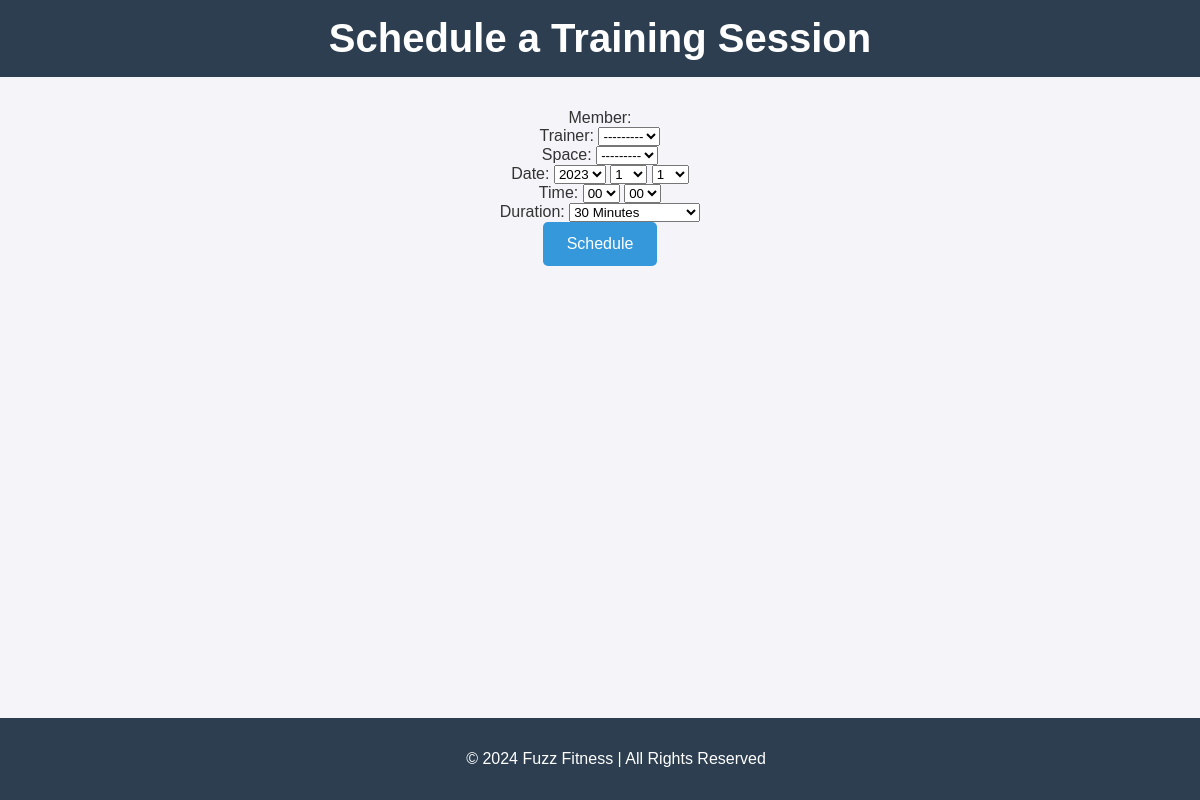
The app's page /schedule-training-session/, older data.
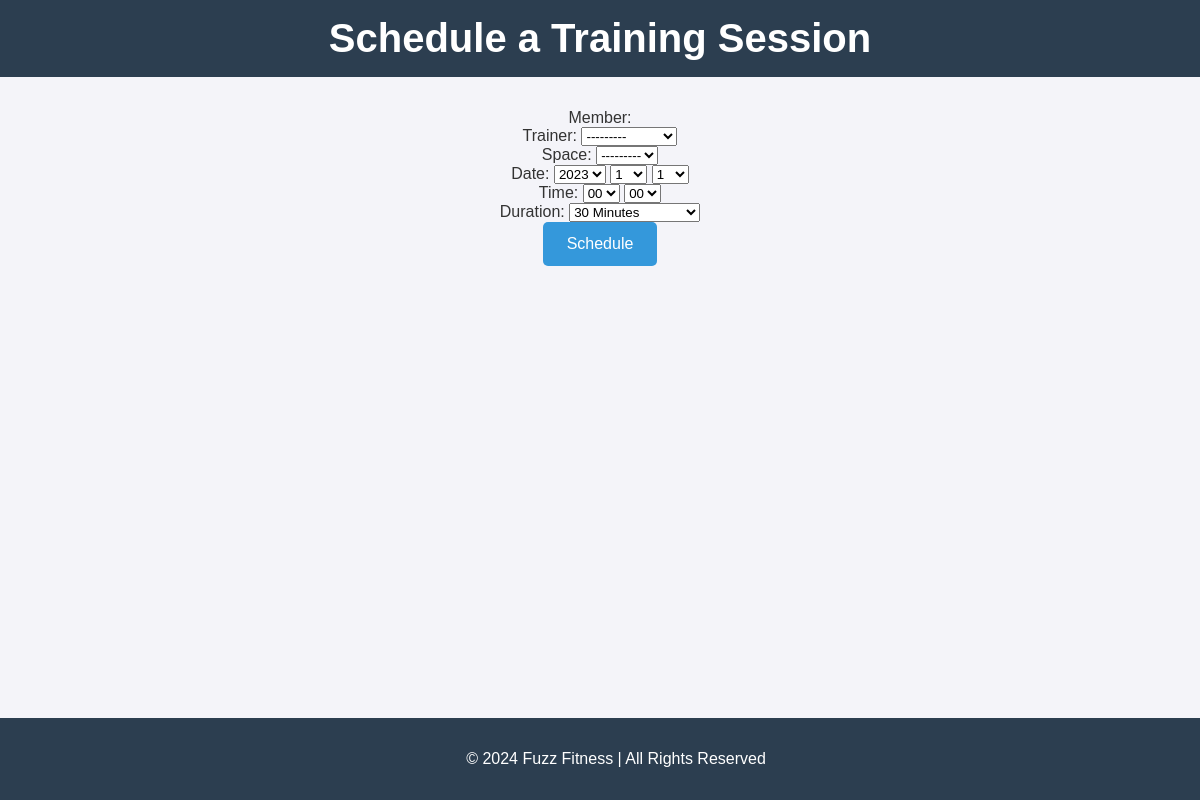
The same page, newer data.
### fitness_app/models.py (models this page shows)
class Trainer(models.Model):
    trainer_id = models.AutoField(primary_key=True)
    first_name = models.CharField(max_length=50)
    last_name = models.CharField(max_length=50)
    def __str__(self):
        return f"{self.first_name} {self.last_name}"

### fitness_app/views.py (the view)
# urls.py: path('schedule-training-session/', views.schedule_training_session, name='schedule_training_session'),
def schedule_training_session(request):
    if request.method == "POST":
        form = TrainingSessionForm(request.POST)
        if form.is_valid():
            session = form.save()
            return redirect('index')
    else:
        form = TrainingSessionForm()
    return render(request, 'schedule_training_session.html', {'form': form})

### fitness_app/forms.py (shortened to what this page needs)
class TrainingSessionForm(forms.ModelForm):
    YEAR_CHOICES = [(year, year) for year in range(2023, 2029)]
    MONTH_CHOICES = [(month, month) for month in range(1, 13)]
    DAY_CHOICES = [(day, day) for day in range(1, 32)]
    date_year = forms.ChoiceField(choices=YEAR_CHOICES, label="Year")
    date_month = forms.ChoiceField(choices=MONTH_CHOICES, label="Month")
    date_day = forms.ChoiceField(choices=DAY_CHOICES, label="Day")
    HOUR_CHOICES = [(hour, f"{hour:02d}") for hour in range(24)]
    MINUTE_CHOICES = [(minute, f"{minute:02d}") for minute in range(0, 60, 15)]
    time_hour = forms.ChoiceField(choices=HOUR_CHOICES, label="Hour")
    time_minute = forms.ChoiceField(choices=MINUTE_CHOICES, label="Minute")
    DURATION_CHOICES = [
        ("00:30:00", "30 Minutes"),
        ("00:45:00", "45 Minutes"),
        ("01:00:00", "1 Hour"),
        ("01:30:00", "1 Hour 30 Minutes"),
    ]
    duration = forms.ChoiceField(choices=DURATION_CHOICES, label="Duration")
    class Meta:
        model = TrainingSession
        fields = ['trainer', 'space', 'date', 'time', 'duration']

### fitness_app/templates/schedule_training_session.html (shortened to what this page needs)
{% load static %}
<!DOCTYPE html>
<html lang="en">
<head>
    <link rel="stylesheet" href="{% static 'css/style.css' %}">
</head>
<body>
    <header>
        <h1>Schedule a Training Session</h1>
    </header>
    <main>
        <form method="post" class="form-container">
            <div>
                <label for="id_member">Member:</label>
            </div>
            <div>
                <label for="id_trainer">Trainer:</label>
                {{ form.trainer }}
            </div>
            <div>
                <label for="id_space">Space:</label>
                {{ form.space }}
            </div>
            <div>
                <label>Date:</label>
                {{ form.date_year }}
                {{ form.date_month }}
                {{ form.date_day }}
            </div>
            <div>
                <label>Time:</label>
                {{ form.time_hour }}
                {{ form.time_minute }}
            </div>
            <div>
                <label for="id_duration">Duration:</label>
                {{ form.duration }}
            </div>
            <button type="submit" class="button">Schedule</button>
        </form>
    </main>
    <footer>
        <p>&copy; 2024 Fuzz Fitness | All Rights Reserved</p>
    </footer>
</body>
</html>

Row changes from the older to the newer data that the page shows:
added Trainer: trainer "---------"
Text that changed along with them:
form field trainer: "---------" → (not shown)
